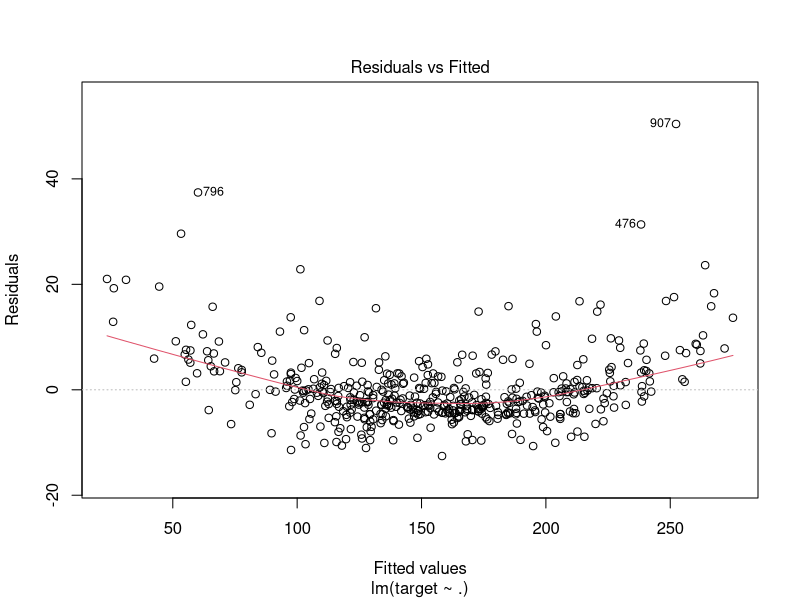
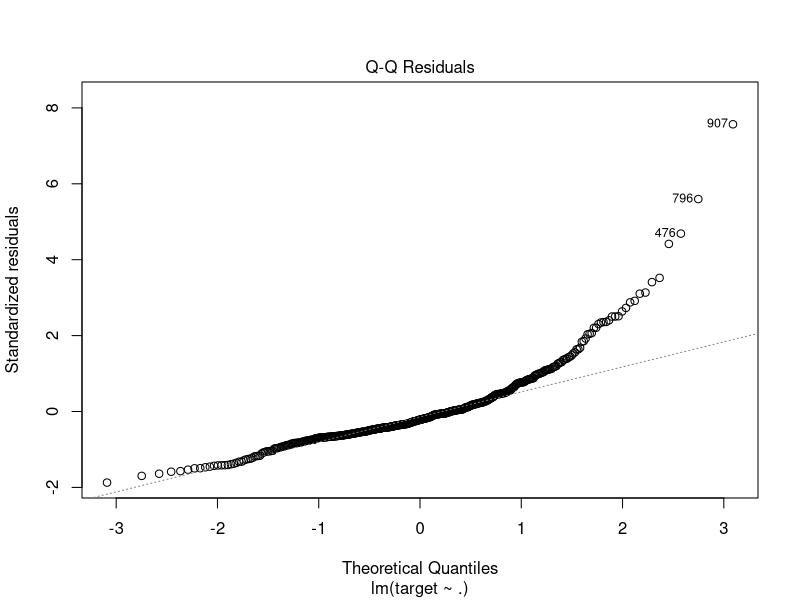
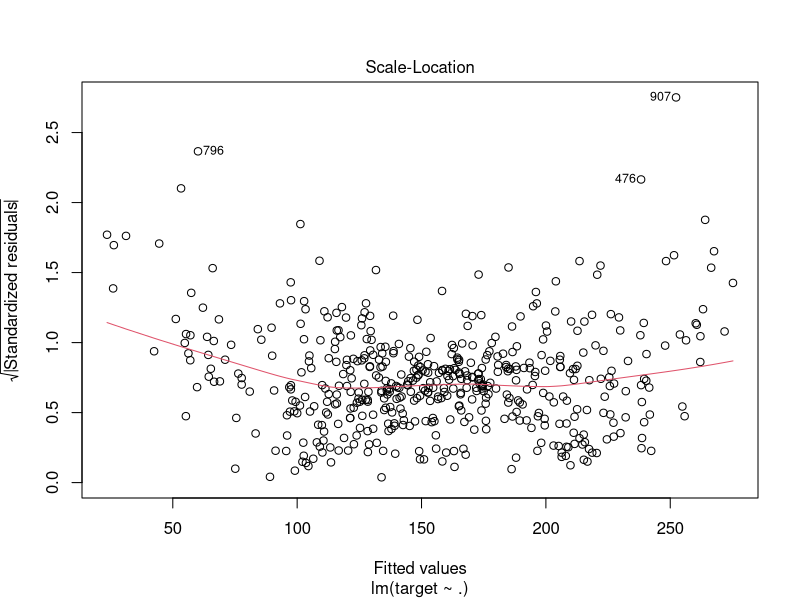
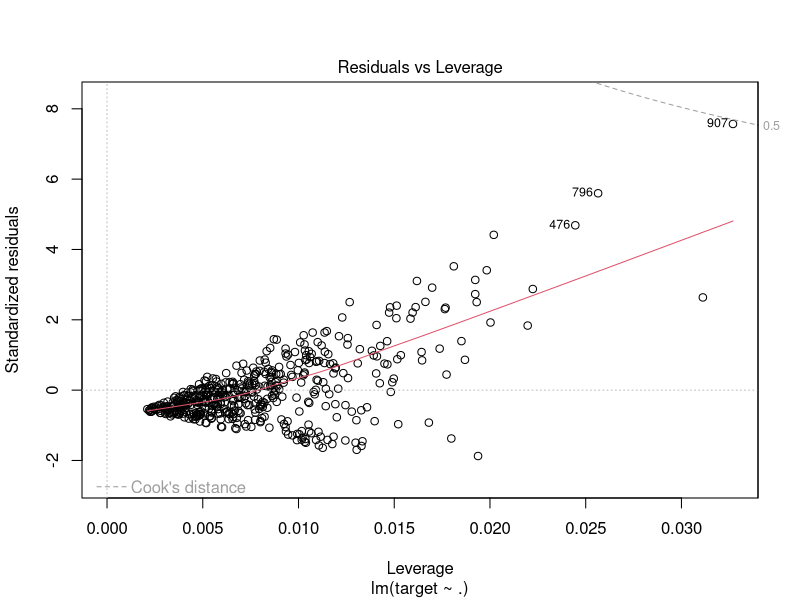
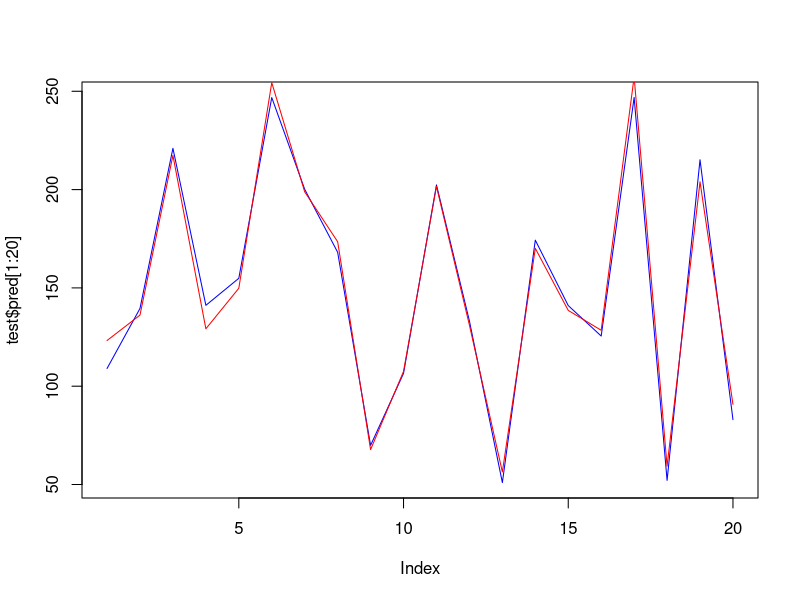
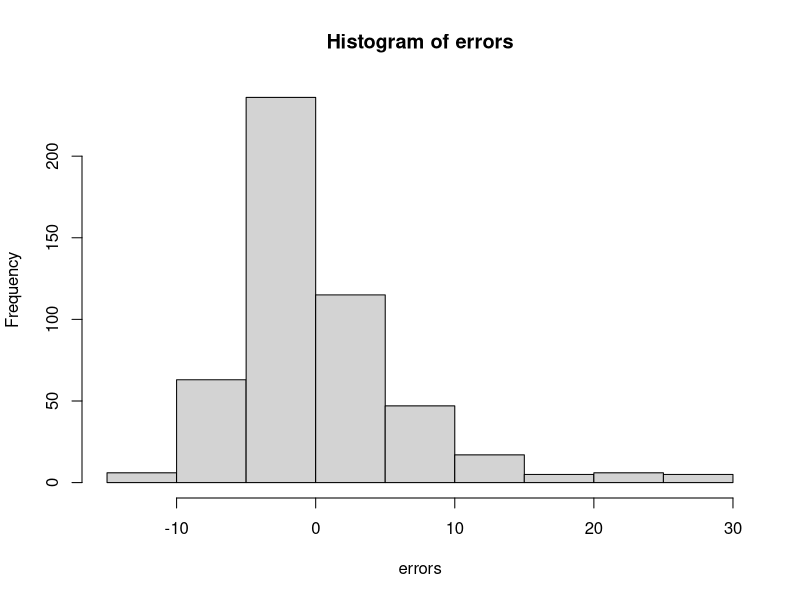

The R source for these figures, in order:
#Generate random data 
v1<-runif(1000)
v2<-rnorm(1000,10,2)
v3<-rnorm(1000,100,10)
target<-v1*v3+v2^2

data=cbind.data.frame(v1,v2,v3,target)
head(data)

## Sample splitting randomly on Training and Testing set with 70/30 proportion---------------------
library(caret)
inTrain<-createDataPartition(y=data$target,p=0.5,list=FALSE)
train<-data[inTrain,]
test<-data[-inTrain,]

# Train the Linear Regression model using the training sets and check score
linear <- lm(target ~ ., data = train)
summary(linear)
plot(linear)

#Predict Output
test$pred= predict.lm(linear, test) 

#plotting of Fact and Predicted values
plot(test$pred[1:20], col='blue', type='l')
points(test$target[1:20], col='red', type='l')

#Counting and Plotting errors
errors=test$target-test$pred
hist(errors, breaks=10)

#Standard Deviation, median, min, max of errors
sd(errors)
median(abs(errors))
max(abs(errors))
min(abs(errors))

#comparing 2 model
linear2 <- lm(target ~ v1+v2, data = train)
anova(linear, linear2)

